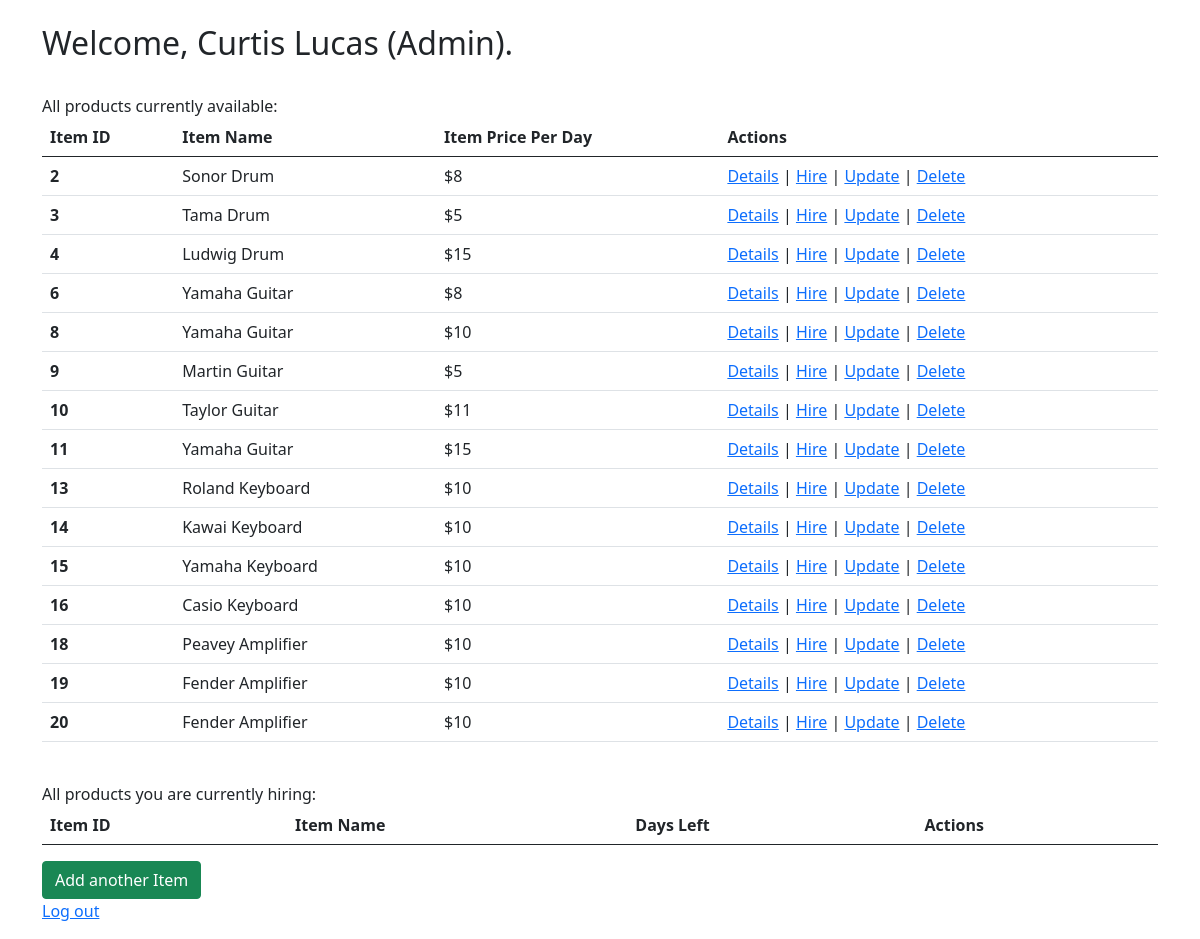
Screenshot of /home.php (signed in) with the database file from the repository.
### tables this page shows
CREATE TABLE items (
    itemID INT(9) AUTO_INCREMENT,
    category VARCHAR(30) NOT NULL,
    brand VARCHAR(30) NOT NULL,
    yearMade YEAR(4) NOT NULL,
    features VARCHAR(150) NOT NULL,
    pricePerDay INT(6) NOT NULL,
    overduePrice INT(6) NOT NULL,
    available BOOLEAN NOT NULL,
    userID INT(9),
    PRIMARY KEY (itemID),
    FOREIGN KEY (userID) REFERENCES users (userID)
);

### home.php (the view, shortened to what this page needs)
<?php
require("./config.php");
?>
<html lang="en">
<head>
    <link href="https://cdn.jsdelivr.net/npm/bootstrap@5.0.0/dist/css/bootstrap.min.css" rel="stylesheet">
</head>
<body>
    <div class="container pt-4">
        <h2>Welcome, <?php echo $_SESSION['firstName'] . " " . $_SESSION['lastName']; echo ($_SESSION['isAdmin'] == TRUE) ? ' (Admin)' : ''; ?>.</h2>
        <label class="pt-4">All products currently available:</label>
        <table class="table table-stripped">
            <thead>
                <tr>
                    <th scope="col">Item ID</th>
                    <th scope="col">Item Name</th>
                    <th scope="col">Item Price Per Day</th>
                    <th scope="col">Actions</th>
                </tr>
            </thead>
            <tbody>
                <?php
                $sql = "SELECT * FROM items WHERE available = TRUE";
                $result = $conn->query($sql);
                if($result !== FALSE) {
                    while($row = $result->fetch_assoc()) {
                        echo '<tr>';
                        echo '<th scope="row">' . $row['itemID'] . '</th>';
                        echo "<td>{$row['brand']} {$row['category']}</td>";
                        echo '<td>$' . $row['pricePerDay'] . '</td>';
                        echo '<td>';
                        echo '<a href="./item-details.php?itemID=' . $row['itemID'] . '">Details</a>';
                        echo ' | <a href="./item-hire.php?itemID=' . $row['itemID'] . '">Hire</a>';
                        if (isset($_SESSION['isAdmin']) && $_SESSION['isAdmin'] == TRUE) {
                            echo ' | <a href="./item-update.php?itemID=' . $row['itemID'] . '">Update</a>';
                            echo ' | <a href="./item-delete.php?itemID=' . $row['itemID'] . '">Delete</a>';
                        }
                        echo '</td>';
                        echo '</tr>';
                    }
                } else {
                    echo "Error: {$conn->errno}  {$conn->error}";
                }
                ?>
            </tbody>
        </table>
        <label class="pt-4">All products you are currently hiring:</label>
        <table class="table table-stripped">
            <thead>
                <tr>
                    <th scope="col">Item ID</th>
                    <th scope="col">Item Name</th>
                    <th scope="col">Days Left</th>
                    <th scope="col">Actions</th>
                </tr>
            </thead>
        </table>
        <?php
        if (isset($_SESSION['isAdmin']) && $_SESSION['isAdmin'] == TRUE) {
            echo '<a href="./add-item.php" class="btn btn-success ml-2">Add another Item</a>';
        }
        ?>
        <div><p><a href="./logout.php">Log out</a></p></div>
    </div>
</body>
</html>

### rows the page displays
items: itemID "2", brand "Sonor", category "Drum", pricePerDay "8"
items: itemID "3", brand "Tama", category "Drum", pricePerDay "5"
items: itemID "4", brand "Ludwig", category "Drum", pricePerDay "15"
items: itemID "6", brand "Yamaha", category "Guitar", pricePerDay "8"
items: itemID "8", brand "Yamaha", category "Guitar", pricePerDay "10"
items: itemID "9", brand "Martin", category "Guitar", pricePerDay "5"
items: itemID "10", brand "Taylor", category "Guitar", pricePerDay "11"
items: itemID "11", brand "Yamaha", category "Guitar", pricePerDay "15"
items: itemID "13", brand "Roland", category "Keyboard", pricePerDay "10"
items: itemID "14", brand "Kawai", category "Keyboard", pricePerDay "10"
items: itemID "15", brand "Yamaha", category "Keyboard", pricePerDay "10"
items: itemID "16", brand "Casio", category "Keyboard", pricePerDay "10"
items: itemID "18", brand "Peavey", category "Amplifier", pricePerDay "10"
items: itemID "19", brand "Fender", category "Amplifier", pricePerDay "10"
items: itemID "20", brand "Fender", category "Amplifier", pricePerDay "10"

### other values shown
$_SESSION['firstName'] "Curtis"
$_SESSION['lastName'] "Lucas"
